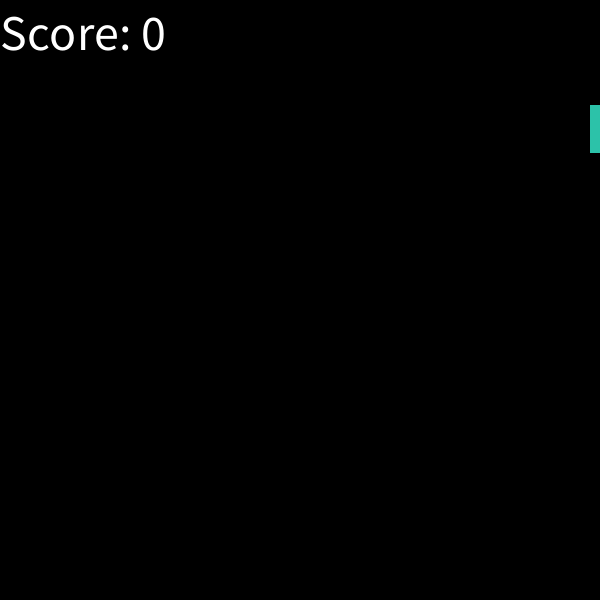
Frame 1 (no input)
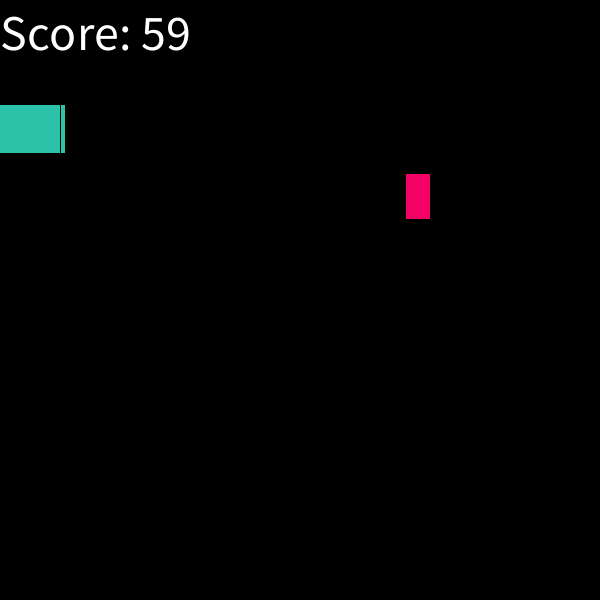
Frame 60 (the mouse pressed at the canvas centre just before this capture)
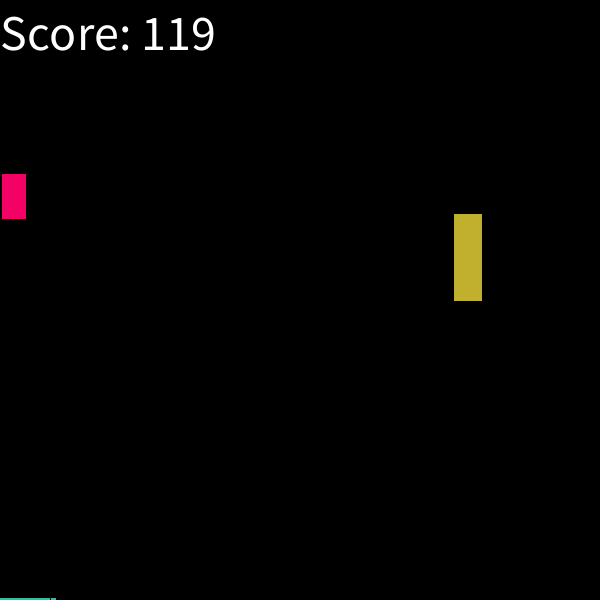
Frame 120 (the mouse held since frame 60 and released just before this capture)

The Processing sketch that drew these frames (run headless with seeded random() and noise(); from frame 60 on, the mouse is pressed at the canvas centre):

// Processing sketch: BlockAvoidingProject
// ── BlockAvoidingProject.pde
Block[] allBlocks;
boolean gameOver;
int score;
int blocks;
int amountOfBlocks;

void setup() {
  size(600, 600);
  amountOfBlocks = 10;
  allBlocks = new Block[amountOfBlocks];
  for(int i = 0; i < allBlocks.length; i++){
    allBlocks[i] = new Block();
  }
  blocks = 0;
  gameOver = false;
  score = 0;
}

void draw(){
  background(0);
  showScore();
  if(gameOver == false){
    game();
    score++;
  }
  else {
    endScreen();
  }
}

void game(){
  for(Block j : allBlocks){
    j.speedUp();
  }
  allBlocks[0].update();
  allBlocks[0].display();
  if(allBlocks[blocks].getX() < 300){
    if (blocks < amountOfBlocks-1){
      blocks++;
    }
  }
  for(int i = 0; i <= blocks; i++){
    allBlocks[i].update();
    allBlocks[i].display();
    if(allBlocks[i].checkMouse()){
      gameOver = true;
    } 
  }
}

void endScreen(){
  textSize(50);
  fill(255);
  text("Game Over", 185, 250);
  text("Click to Restart", 135, 300);
}

void showScore(){
  textSize(50);
  fill(255);
  text("Score: " + score, 0, 50);
}

// ── Block.pde
public class Block {
  
  private float x, y, w, h;
  private float speed;
  private color clr;
  
  public Block() {
    x = width;
    //(float)Math.random() * width;
    y = (float)Math.random() * height;
    w = (float)Math.random() * 80 + 20;
    h = (float)Math.random() * 80 + 20;
    speed = (float)Math.random() * 4 + 2;
    clr = color((float)Math.random() * 256,
                (float)Math.random() * 256,
                (float)Math.random() * 256);
    
  }
  
  public void update() {
    x -= speed;
    
    if(x < -w){
      x = width;
      y = (float)Math.random() * height;
    }
    
  }
  
  
  public void display() {
    fill(clr);
    rect(x, y, w, h);
  
  }
  
  public float getX(){
    return x;
  }
  
  public void speedUp(){
    speed += 0.01;
  }
  
  public boolean checkMouse() {
    if(mouseX > x && mouseX < x + w && 
       mouseY > y && mouseY < y + h){
         
      return true;
    }
    else{
      return false;
    }
    
  }

}
